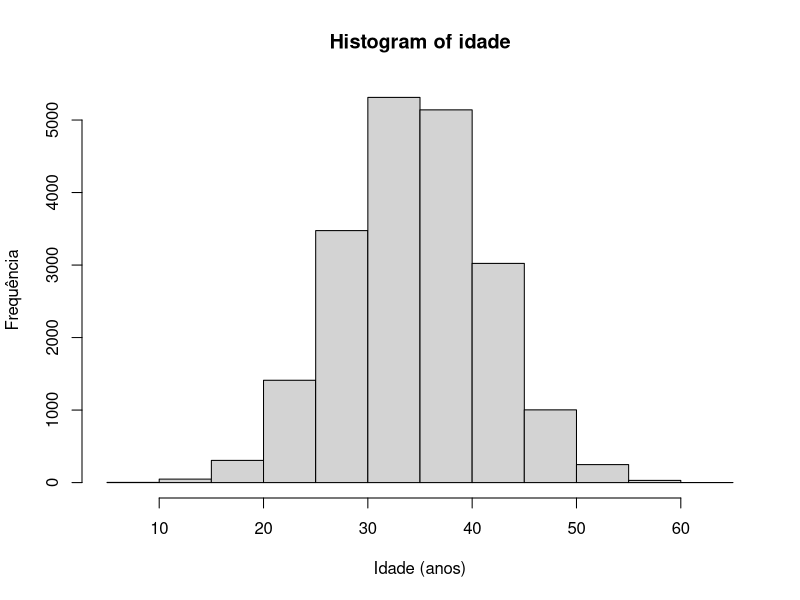
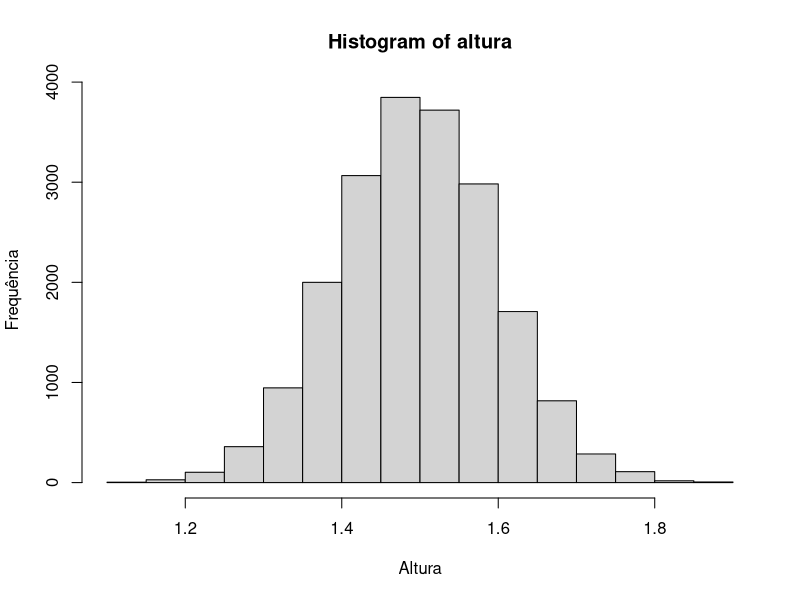
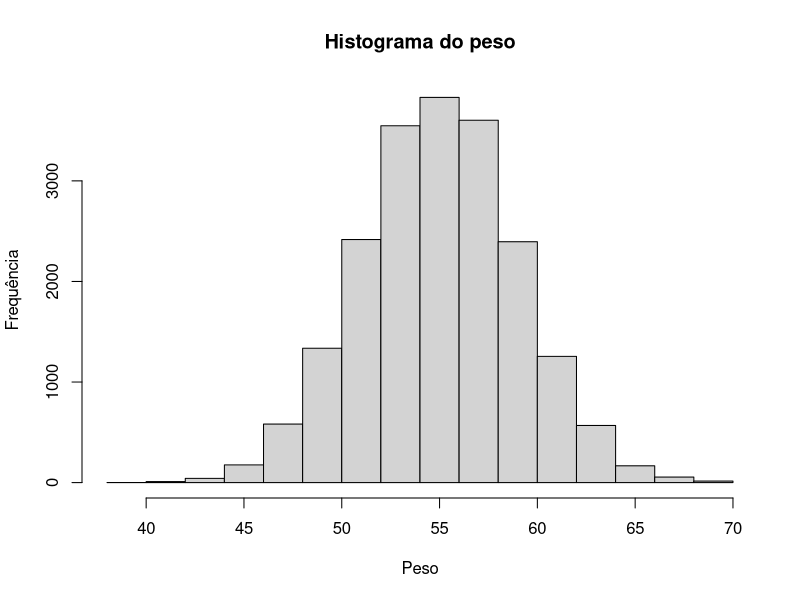

Write the R code that produced these figures, in order.
#Calculando IMC

peso <- 75
altura <- 1.80
IMC <- peso/(altura*altura)
IMC

# universo

n <- 20000
p <- 200000

set.seed(1234)

#idade
idade <- abs(round(rnorm(n, 35, 7),0))
idade

summary(idade)

hist(idade,
     ylab = "Frequência",
     xlab = "Idade (anos)")


#altura
altura <- abs(round(rnorm(n, 1.50, 0.1), 2))
summary(altura)

hist(altura,
     ylab = "Frequência",
     xlab = "Altura")


#peso
peso <- abs(round(rnorm(n, 55, 4), 2))
summary(peso)
hist(peso,
     main = "Histograma do peso",
     ylab = "Frequência",
     xlab = "Peso")
